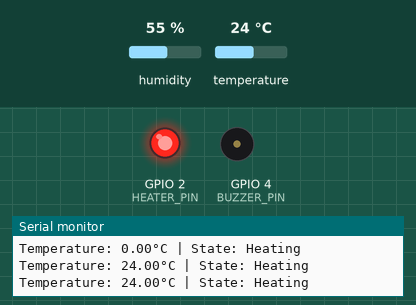
Bench run of a sketch on a simulated ESP32. Shown: output pins drawn as LEDs (lit = HIGH), buzzer (waves = sounding, pin HIGH), the last lines printed to the serial monitor. The test bench sets the inputs (shaded band); at power-on: temperature 24 °C, humidity 55 %.

Above: at 2.8 s.
2.9 s: temperature set to 34.1 °C
7.5 s: temperature set to 35.6 °C
At 9.7 s:
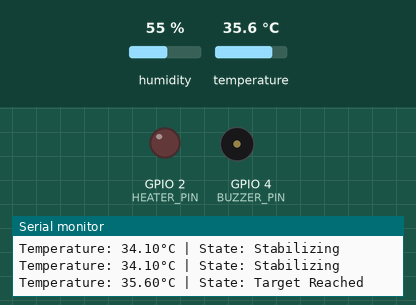
10.5 s: temperature set to 12 °C
At 14.2 s:
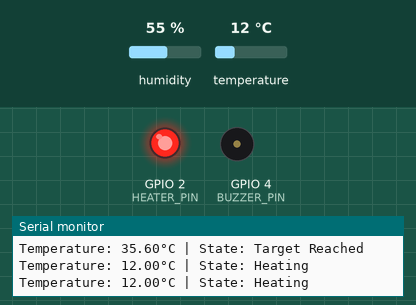
14.5 s: temperature set to 41 °C
At 17.8 s:
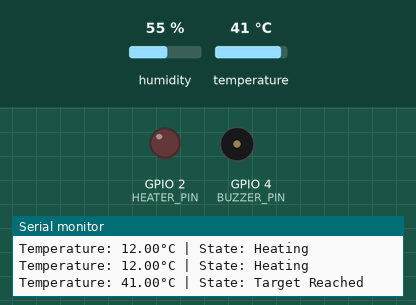
Timing chart, 0 to 19.3 s (numbered marks = the images above; inputs shaded):
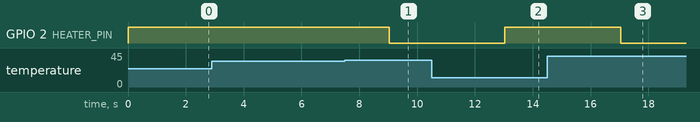

Measured:
- the behaviour switches between 34.9 and 35 °C on temperature (found by bisection; images 0 and 1)
- after the input at 7.5 s, GPIO 2 (HEATER_PIN): HIGH → LOW after 1.5 s
- after the input at 10.5 s, GPIO 2 (HEATER_PIN): LOW → HIGH after 2.5 s
- after the input at 14.5 s, GPIO 2 (HEATER_PIN): HIGH → LOW after 2.6 s

The sketch:

sketch.ino
```cpp
#include <DHT.h>

#define DHTPIN 15
#define DHTTYPE DHT22
DHT dht(DHTPIN, DHTTYPE);
#define HEATER_PIN 2
#define BUZZER_PIN 4

enum State {
  IDLE,
  HEATING,
  STABILIZING,
  TARGET_REACHED,
  OVERHEAT
};

State currentState = IDLE;
float currentTemp = 0.0;

// Thresholds
const float startHeatingTemp = 25.0;
const float targetTemp = 35.0;
const float overheatTemp = 45.0;

void setup() {
  Serial.begin(115200);
  dht.begin();

  pinMode(HEATER_PIN, OUTPUT);
  pinMode(BUZZER_PIN, OUTPUT);

  digitalWrite(HEATER_PIN, LOW);
  digitalWrite(BUZZER_PIN, LOW);

  // FreeRTOS Tasks
  xTaskCreatePinnedToCore(tempReadTask, "Temp Read Task", 2048, NULL, 1, NULL, 1);
  xTaskCreatePinnedToCore(stateControlTask, "State Control Task", 2048, NULL, 1, NULL, 1);
}

void tempReadTask(void *parameter) {
  while (true) {
    float temp = dht.readTemperature();
    if (!isnan(temp)) {
      currentTemp = temp;
    } else {
      Serial.println("Failed to read from DHT sensor!");
    }
    vTaskDelay(1000 / portTICK_PERIOD_MS); // every 1 second
  }
}

void stateControlTask(void *parameter) {
  while (true) {
    State newState = currentState;

    if (currentTemp < startHeatingTemp) {
      newState = HEATING;
    } else if (currentTemp >= startHeatingTemp && currentTemp < targetTemp) {
      newState = STABILIZING;
    } else if (currentTemp >= targetTemp && currentTemp <= overheatTemp) {
      newState = TARGET_REACHED;
    } else if (currentTemp > overheatTemp) {
      newState = OVERHEAT;
    } else {
      newState = IDLE;
    }

    // Control outputs
    switch (newState) {
      case HEATING:
      case STABILIZING:
        digitalWrite(HEATER_PIN, HIGH);
        digitalWrite(BUZZER_PIN, LOW);
        break;

      case TARGET_REACHED:
        digitalWrite(HEATER_PIN, LOW);
        digitalWrite(BUZZER_PIN, LOW);
        break;

      case OVERHEAT:
        digitalWrite(HEATER_PIN, LOW);
        digitalWrite(BUZZER_PIN, HIGH);
        break;

      case IDLE:
      default:
        digitalWrite(HEATER_PIN, LOW);
        digitalWrite(BUZZER_PIN, LOW);
        break;
    }

    currentState = newState;

    // Log
    Serial.print("Temperature: ");
    Serial.print(currentTemp);
    Serial.print("°C | State: ");
    switch (currentState) {
      case IDLE: Serial.println("Idle"); break;
      case HEATING: Serial.println("Heating"); break;
      case STABILIZING: Serial.println("Stabilizing"); break;
      case TARGET_REACHED: Serial.println("Target Reached"); break;
      case OVERHEAT: Serial.println("Overheat"); break;
    }

    vTaskDelay(1000 / portTICK_PERIOD_MS); // every 1 second
  }
}
void loop() {

}
```
